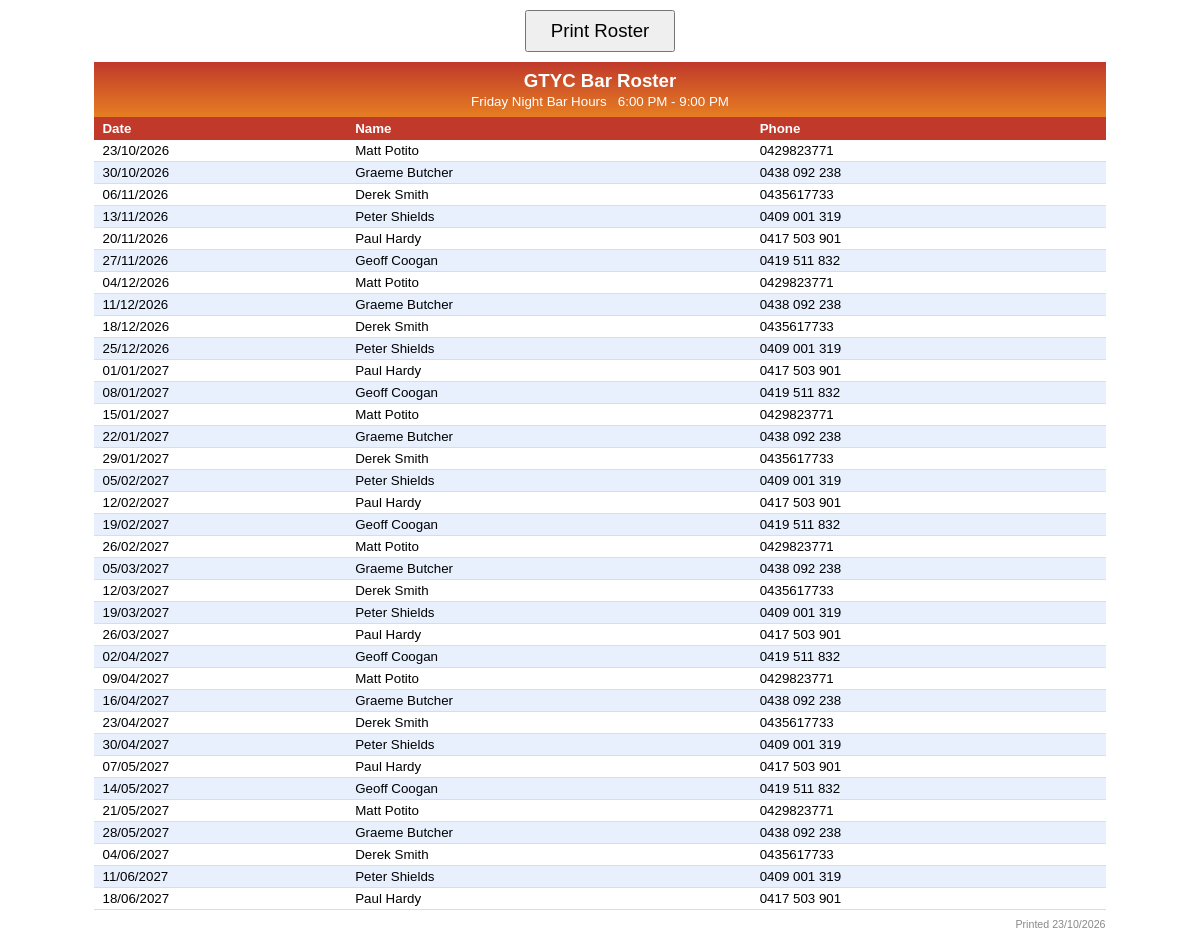
The app's page /roster/admin/print/ (signed in) with its own data.
### accounts/models.py (models this page shows, shortened)
class User(AbstractUser):
    username = None
    email = models.EmailField(unique=True)
    membership_type = models.CharField(
        max_length=20,
        choices=MembershipType.choices,
        default=MembershipType.FULL,
    )
    is_committee = models.BooleanField(
        default=False,
        help_text='Is a committee member',
    )
    admin_level = models.CharField(
        max_length=20,
        choices=AdminLevel.choices,
        blank=True,
        default='',
        help_text='Secretary: full admin. Event Officer: roster + events.',
    )
    title = models.CharField(
        max_length=20,
        choices=Title.choices,
        blank=True,
        default='',
        help_text='Honorary committee title (display only, does not control access)',
    )
    is_rsa = models.BooleanField(
        default=False,
        help_text='Has RSA certification, can serve alcohol',
    )
    is_in_rotation = models.BooleanField(
        default=False,
        help_text='In the Friday bar rotation (must also have RSA)',
    )
    rotation_position = models.PositiveIntegerField(
        null=True,
        blank=True,
        help_text='Order in the rotation cycle (1-based)',
    )
    phone = models.CharField(max_length=20, blank=True, default='')
    preferred_name = models.CharField(max_length=100, blank=True, default='')
    objects = UserManager()
    USERNAME_FIELD = 'email'
    REQUIRED_FIELDS = []
    class Meta:
        db_table = 'users'
        ordering = ['email']
    @property
    def display_name(self):
        if self.preferred_name:
            return self.preferred_name
        if self.first_name and self.last_name:
            return f"{self.first_name} {self.last_name}"
        if self.first_name:
            return self.first_name
        return self.email
    @property
    def can_admin(self):
        return self.is_superuser or self.admin_level in (AdminLevel.SECRETARY, AdminLevel.EVENT_OFFICER)

### roster/views.py (the view)
# urls.py: path('admin/print/', views.print_view, name='print'),
@admin_required
@xframe_options_sameorigin
def print_view(request):
    today = datetime.date.today()
    end = today + datetime.timedelta(days=240)
    entries = get_roster_for_range(today, end)
    return render(request, 'roster/print.html', {
        'entries': entries,
        'today': today,
    })

### roster/models.py (called while the page is built)
    @classmethod
    def load(cls):
        try:
            return cls.objects.get(pk=1)
        except cls.DoesNotExist:
            return None

### roster/services.py (called while the page is built)
def get_fridays_in_range(start_date, end_date):
    current = start_date
    while current.weekday() != 4:
        current += datetime.timedelta(days=1)
    fridays = []
    while current <= end_date:
        fridays.append(current)
        current += datetime.timedelta(days=7)
    return fridays

def fridays_between(date_a, date_b):
    delta = (date_b - date_a).days
    return delta // 7

def compute_rotation_for_date(config, active_staff, friday):
    staff_count = len(active_staff)
    if staff_count == 0 or not config:
        return None
    anchor_index = config.anchor_staff_position - 1
    weeks = fridays_between(config.anchor_date, friday)
    idx = (anchor_index + weeks) % staff_count
    return active_staff[idx]

### roster/templates/roster/print.html (shortened to what this page needs)
<!DOCTYPE html>
<html lang="en">
<head>
</head>
<body>
    <div class="no-print">
        <button onclick="window.print()" style="font-size: 14pt; padding: 8px 24px; cursor: pointer;">
            Print Roster
        </button>
    </div>
    <div class="header">
        <h1>GTYC Bar Roster</h1>
        <p>Friday Night Bar Hours&nbsp;&nbsp;&nbsp;6:00 PM - 9:00 PM</p>
    </div>
    <table>
        <thead>
            <tr>
                <th style="width: 25%;">Date</th>
                <th style="width: 40%;">Name</th>
                <th style="width: 35%;">Phone</th>
            </tr>
        </thead>
        <tbody>
            {% for entry in entries %}
            <tr class="{% if entry.source == 'event' %}is-event{% endif %}">
                <td>{{ entry.date|date:"d/m/Y" }}</td>
                <td>{% for s in entry.staff_members %}{{ s.display_name }}{% if not forloop.last %}, {% endif %}{% endfor %}</td>
                <td>{% for s in entry.staff_members %}{{ s.phone }}{% if not forloop.last %}, {% endif %}{% endfor %}</td>
            </tr>
            {% endfor %}
        </tbody>
    </table>
    <p class="print-date">Printed {{ today|date:"d/m/Y" }}</p>
</body>
</html>

### roster/templates/roster/print.html (style rules this page uses)
body { font-family: Arial, Helvetica, sans-serif; font-size: 11pt; margin: 0 auto; padding: 0 25mm; }
.header { text-align: center; background: linear-gradient(to bottom, #c0392b, #e67e22); color: white; padding: 8px 0; margin-bottom: 0; }
.header h1 { font-size: 14pt; margin: 0; }
.header p { font-size: 10pt; margin: 2px 0 0 0; }
table { width: 100%; border-collapse: collapse; }
th { background-color: #c0392b; color: white; padding: 4px 8px; text-align: left; font-size: 10pt; }
td { padding: 3px 8px; border-bottom: 1px solid #ddd; font-size: 10pt; }
tr:nth-child(even) { background-color: #e8f0fe; }
tr:nth-child(odd) { background-color: #ffffff; }
.print-date { text-align: right; font-size: 8pt; color: #888; margin-top: 8px; }
.no-print { text-align: center; padding: 10px; }

### records on screen
User: display_name "Matt Potito", phone "0429823771"
User: display_name "Graeme Butcher", phone "0438 092 238"
User: display_name "Derek Smith", phone "0435617733"
User: display_name "Peter Shields", phone "0409 001 319"
User: display_name "Paul Hardy", phone "0417 503 901"
User: display_name "Geoff Coogan", phone "0419 511 832"

### other values on screen
{{ entry.date|date:"d/m/Y" }} "23/10/2026" "30/10/2026" "06/11/2026" "13/11/2026" "20/11/2026" "27/11/2026" "04/12/2026" "11/12/2026" "18/12/2026" "25/12/2026" "01/01/2027" "08/01/2027" "15/01/2027" "22/01/2027" "29/01/2027" "05/02/2027" "12/02/2027" "19/02/2027" "26/02/2027" "05/03/2027" "12/03/2027" "19/03/2027" "26/03/2027" "02/04/2027" "09/04/2027" "16/04/2027" "23/04/2027" "30/04/2027" "07/05/2027" "14/05/2027" "21/05/2027" "28/05/2027" "04/06/2027" "11/06/2027" "18/06/2027"
